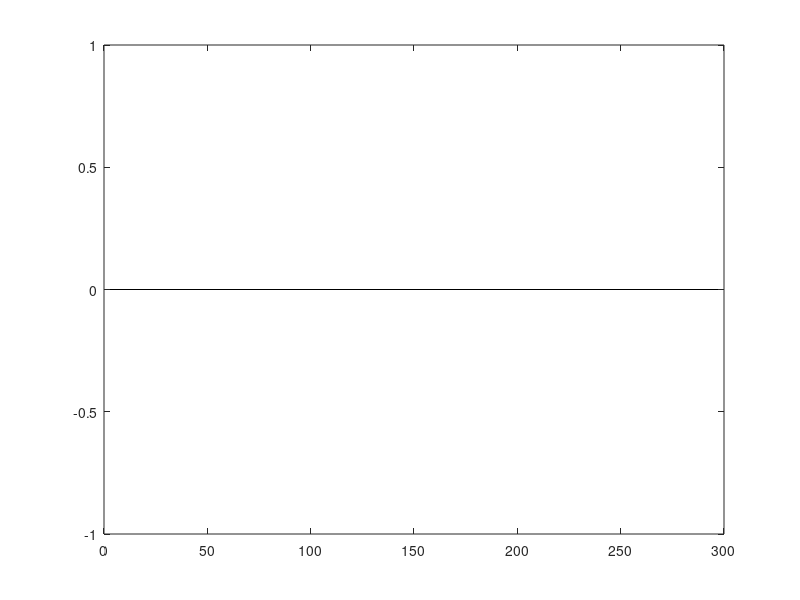

Source code (MATLAB):
clear all

path_sgmMire='../DATA/PNG/sgm_mire/';
%obtient la liste des images 
filelist_sgm=[dir(strcat(path_sgmMire,'*.png'));dir(strcat(path_sgmMire,'*.PNG'))];
nfiles = length(filelist_sgm);

fig=figure('Name','Segmentation de mire');
sum=zeros(256,1);
for i = 1:nfiles
    path_name=strcat(strcat(path_sgmMire, '/'), filelist_sgm(i).name)
    SGM=imread(path_name);
    SGM_nonzero = nonzeros(SGM);
    [counts,x]=imhist(SGM_nonzero);
    %bar(counts);
    sum=sum+counts;
    %pause;  
end
sum=sum / 60;
bar(sum);
%h=histogram(sum,256)
%h.Orientation = 'horizontal';